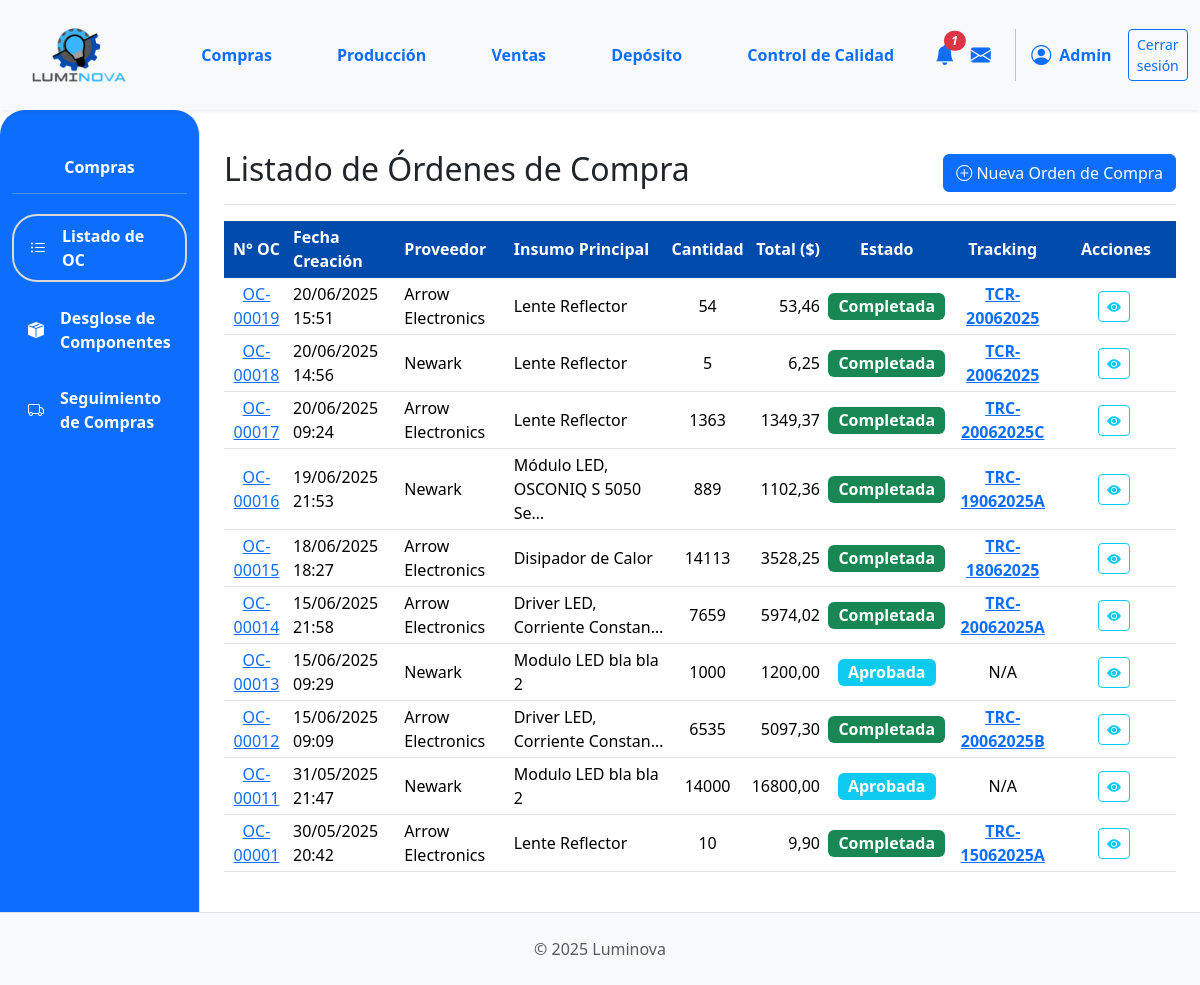
The page /compras/ (signed in) on the database as committed earlier.
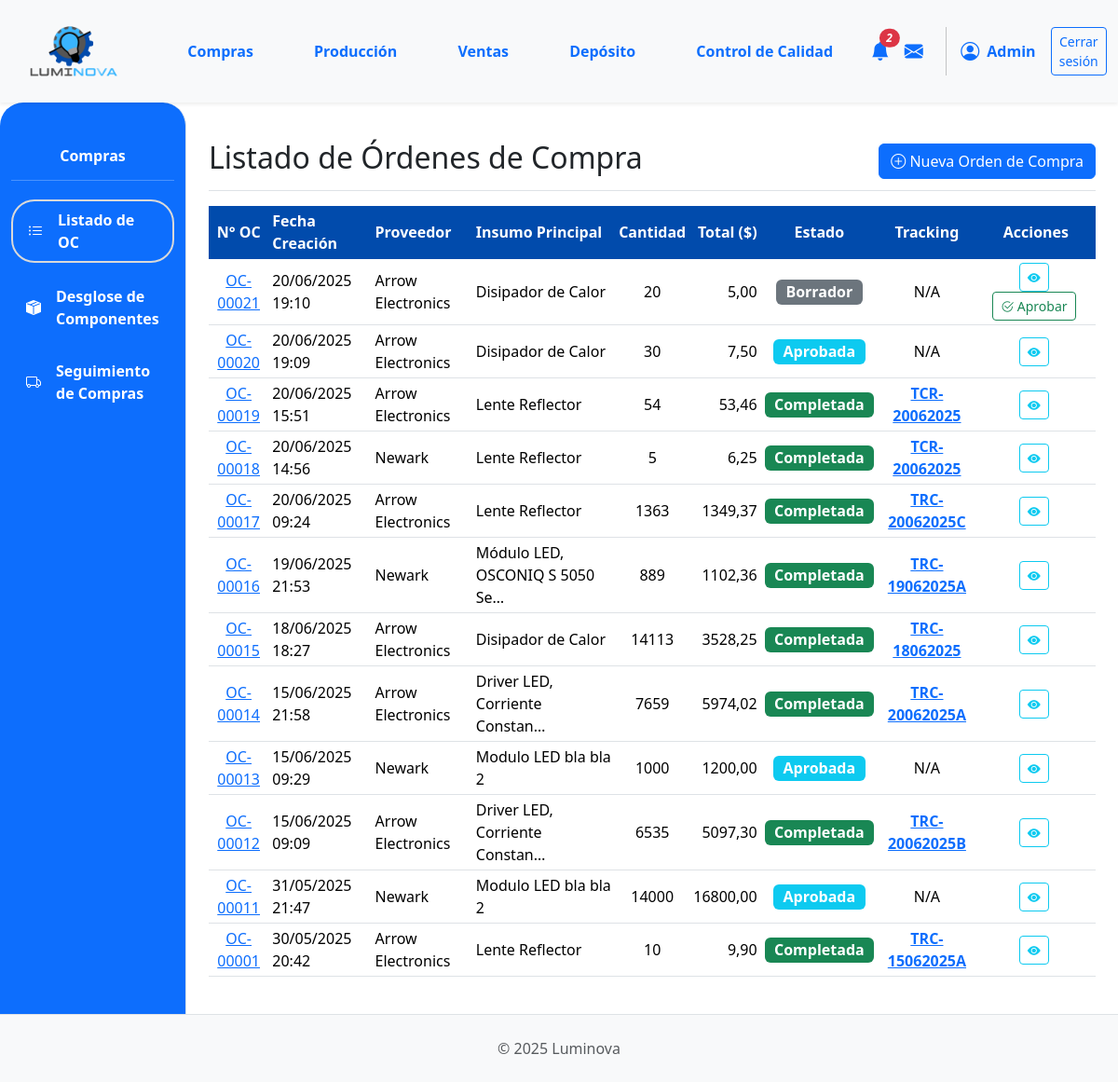
The same page on the database as committed later.
### App_LUMINOVA/models.py (models this page shows, shortened)
class Orden(models.Model):
    TIPO_ORDEN_CHOICES = [
        ("compra", "Orden de Compra"),
    ]
    ESTADO_ORDEN_COMPRA_CHOICES = [
        ("BORRADOR", "Borrador"),
        ("APROBADA", "Aprobada"),
        ("ENVIADA_PROVEEDOR", "Enviada al Proveedor"),
        ("CONFIRMADA_PROVEEDOR", "Confirmada por Proveedor"),
        ("EN_TRANSITO", "En Tránsito"),
        ("RECIBIDA_PARCIAL", "Recibida Parcialmente"),
        ("RECIBIDA_TOTAL", "Recibida Totalmente"),
        ("COMPLETADA", "Completada"),
        ("CANCELADA", "Cancelada"),
    ]
    numero_orden = models.CharField(
        max_length=20, unique=True, verbose_name="N° Orden de Compra"
    )
    tipo = models.CharField(max_length=20, choices=TIPO_ORDEN_CHOICES, default="compra")
    fecha_creacion = models.DateTimeField(default=timezone.now)
    proveedor = models.ForeignKey(
        Proveedor,
        on_delete=models.PROTECT,
        related_name="ordenes_de_compra_a_proveedor",
    )
    estado = models.CharField(
        max_length=30, choices=ESTADO_ORDEN_COMPRA_CHOICES, default="BORRADOR"
    )
    insumo_principal = models.ForeignKey(
        Insumo,
        on_delete=models.SET_NULL,
        null=True,
        blank=True,
        verbose_name="Insumo Principal",
    )
    cantidad_principal = models.PositiveIntegerField(
        null=True, blank=True, verbose_name="Cantidad Insumo Principal"
    )
    precio_unitario_compra = models.DecimalField(
        max_digits=10,
        decimal_places=2,
        null=True,
        blank=True,
        verbose_name="Precio Unit. Compra (de la oferta)",
    )
    total_orden_compra = models.DecimalField(
        max_digits=12, decimal_places=2, default=0.00
    )
    fecha_estimada_entrega = models.DateField(null=True, blank=True)
    numero_tracking = models.CharField(max_length=50, null=True, blank=True)
    notas = models.TextField(blank=True, null=True)

class Proveedor(models.Model):
    nombre = models.CharField(max_length=100, unique=True)
    contacto = models.CharField(max_length=100, blank=True)
    telefono = models.CharField(max_length=25, blank=True)
    email = models.EmailField(blank=True, null=True)

class Insumo(models.Model):
    descripcion = models.CharField(max_length=255)
    categoria = models.ForeignKey(
        CategoriaInsumo, on_delete=models.PROTECT, related_name="insumos"
    )
    fabricante = models.ForeignKey(
        Fabricante,
        on_delete=models.SET_NULL,
        null=True,
        blank=True,
        related_name="insumos_fabricados",
    )
    imagen = models.ImageField(null=True, blank=True, upload_to="insumos/")
    stock = models.IntegerField(default=0)
    cantidad_en_pedido = models.PositiveIntegerField(
    default=0,
    verbose_name="Cantidad en Pedido",
    blank=True,
    null=True
)

### App_LUMINOVA/views.py (the view)
# urls.py: path('compras/', compras_lista_oc_view, name='compras_lista_oc'), # Vista principal de compras
@login_required
def compras_lista_oc_view(request):
    ordenes_compra = Orden.objects.filter(tipo='compra').select_related(
        'proveedor', # Si el campo se llama 'proveedor' en el modelo Orden
        'insumo_principal'     # Si el campo se llama 'insumo' en el modelo Orden
    ).order_by('-fecha_creacion')
    context = {
        'ordenes_list': ordenes_compra, # Nombre genérico para la plantilla
        'titulo_seccion': 'Listado de Órdenes de Compra',
    }
    return render(request, 'compras/compras_lista_oc.html', context)

### App_LUMINOVA/context_processors.py (called while the page is built)
def notificaciones_context(request):
    if not request.user.is_authenticated:
        return {}
    ops_con_problemas_count = Reportes.objects.filter(
        resuelto=False,
        orden_produccion_asociada__isnull=False
    ).values('orden_produccion_asociada_id').distinct().count()
    solicitudes_insumos_count = OrdenProduccion.objects.filter(
        estado_op__nombre__iexact='Insumos Solicitados'
    ).count()
    ocs_para_aprobar_count = Orden.objects.filter(
        tipo='compra',
        estado='BORRADOR'
    ).count()
    total_notificaciones = ops_con_problemas_count + solicitudes_insumos_count + ocs_para_aprobar_count
    return {
        'ops_con_problemas_count': ops_con_problemas_count,
        'solicitudes_insumos_count': solicitudes_insumos_count,
        'ocs_para_aprobar_count': ocs_para_aprobar_count,
        'total_notificaciones': total_notificaciones,
    }

### App_LUMINOVA/templates/compras/compras_lista_oc.html (shortened to what this page needs)
{% extends 'padre.html' %}
{% load static %}
{% load django_bootstrap5 %}
{% block sidebar_content %}
    {% include 'compras/compras_sidebar.html' %}
{% endblock %}
{% block content %}
<div class="d-flex justify-content-between flex-wrap flex-md-nowrap align-items-center pt-3 pb-2 mb-3 border-bottom">
    <h1 class="h2">{{ titulo_seccion }}</h1>
    <div class="btn-toolbar mb-2 mb-md-0">
        <a href="{% url 'App_LUMINOVA:compras_crear_oc' %}" class="btn btn-primary">
            <i class="bi bi-plus-circle"></i> Nueva Orden de Compra
        </a>
    </div>
</div>
<div class="table-responsive mt-3">
    <table class="table table-hover table-sm align-middle">
        <thead class="color-thead">
            <tr>
                <th class="text-center">N° OC</th>
                <th>Fecha Creación</th>
                <th>Proveedor</th>
                <th>Insumo Principal</th>
                <th class="text-center">Cantidad</th>
                <th class="text-end">Total ($)</th>
                <th class="text-center">Estado</th>
                <th class="text-center">Tracking</th>
                <th class="text-center" style="min-width: 120px;">Acciones</th>
            </tr>
        </thead>
        <tbody>
            {% for oc in ordenes_list %}
            <tr>
                <td class="text-center">
                    <a href="{% url 'App_LUMINOVA:compras_detalle_oc' oc.id %}">{{ oc.numero_orden }}</a>
                </td>
                <td>{{ oc.fecha_creacion|date:"d/m/Y H:i" }}</td>
                <td>{{ oc.proveedor.nombre|default_if_none:"N/A" }}</td>
                <td>{{ oc.insumo_principal.descripcion|default_if_none:"N/A"|truncatechars:30 }}</td>
                <td class="text-center">{{ oc.cantidad_principal|default_if_none:"-" }}</td>
                <td class="text-end">{{ oc.total_orden_compra|floatformat:2|default:"0.00" }}</td>
                <td class="text-center">
                    <span class="badge fs-6
                        {% if oc.estado == 'BORRADOR' %}bg-secondary
                        {% elif oc.estado == 'PENDIENTE_APROBACION' %}bg-warning text-dark
                        {% elif oc.estado == 'APROBADA' %}bg-info
                        {% elif oc.estado == 'ENVIADA_PROVEEDOR' %}bg-primary
                        {% elif oc.estado == 'CONFIRMADA_PROVEEDOR' %}bg-primary-subtle text-primary-emphasis border border-primary-subtle
                        {% elif oc.estado == 'EN_TRANSITO' %}bg-info-subtle text-info-emphasis border border-info-subtle
                        {% elif oc.estado == 'RECIBIDA_PARCIAL' %}bg-success-subtle text-success-emphasis border border-success-subtle
                        {% elif oc.estado == 'RECIBIDA_TOTAL' %}bg-success
                        {% elif oc.estado == 'COMPLETADA' %}bg-success
                        {% elif oc.estado == 'CANCELADA' %}bg-dark
                        {% else %}bg-light text-dark{% endif %}">
                        {{ oc.get_estado_display }}
                    </span>
                </td>
                <td class="text-center">
                    {% if oc.numero_tracking %}
                        <a href="{% url 'App_LUMINOVA:compras_tracking_pedido' oc.id %}" class="fw-bold" title="Ver seguimiento de {{ oc.numero_orden }}">
                            {{ oc.numero_tracking }}
                        </a>
                    {% else %}
                        N/A
                    {% endif %}
                </td>
                <td class="text-center">
                    <a href="{% url 'App_LUMINOVA:compras_detalle_oc' oc.id %}" class="btn btn-sm btn-outline-info me-1" title="Ver Detalles de OC {{ oc.numero_orden }}">
                        <i class="bi bi-eye-fill"></i>
                    </a>
                    {% if oc.estado == 'BORRADOR' %}
                        <form method="post" action="{% url 'App_LUMINOVA:compras_aprobar_oc_directamente' oc.id %}" style="display: inline;">
                            <button type="submit" class="btn btn-sm btn-outline-success me-1" title="Aprobar OC {{ oc.numero_orden }}">
                                <i class="bi bi-check2-circle"></i> Aprobar
                            </button>
                        </form>
                    {% endif %}
                </td>
            </tr>
            {% empty %}
            <tr>
                <td colspan="9" class="text-center fst-italic text-muted py-3">
                    No hay órdenes de compra registradas. Puede <a href="{% url 'App_LUMINOVA:compras_crear_oc' %}">crear una nueva</a>.
                </td>
            </tr>
            {% endfor %}
        </tbody>
    </table>
</div>
{% endblock %}

### App_LUMINOVA/templates/padre.html (shortened to what this page needs)
{% load static %}
{% load django_bootstrap5 %}
<!DOCTYPE html>
<html lang="es">
<head>
    {% bootstrap_css %}
    <link rel="stylesheet" href="{% static 'css/custom.css' %}">
    <link rel="stylesheet" href="https://cdn.jsdelivr.net/npm/bootstrap-icons@1.11.3/font/bootstrap-icons.min.css">
</head>
<body>
    <header class="site-header">
        {% include 'shared/header.html' %}
    </header>
    <div class="container-fluid content-area">
        <div class="row">
            {% block sidebar_content %}{% endblock %}
            <main class="col-md-9 ms-sm-auto col-lg-10 px-md-4 py-4 main-column">
                {% block content %}{% endblock %}
            </main>
        </div>
    </div>
    <footer class="site-footer">
        {% include 'shared/footer.html' %}
    </footer>
</body>
</html>

### App_LUMINOVA/templates/shared/header.html (shortened to what this page needs)
{% load static %}
<header>
    <nav class="navbar navbar-expand-lg navbar-light bg-light shadow-sm p-0">
        <div class="container-fluid d-flex align-items-center">
            <div class="col-md-3 col-lg-1">
                <a class="navbar-brand d-flex align-items-center ms-3" href="{% url 'App_LUMINOVA:dashboard' %}">
                    <img src="{% static 'img/logo.png' %}" alt="Luminova Logo" height="100" width="100" class="d-inline-block align-text-top me-2">
                </a>
            </div>
            <div class="collapse navbar-collapse" id="navbarContent" style="padding-left: 5%;">
                <ul class="navbar-nav mb-2 mb-lg-0 d-flex justify-content-around w-100">
                    <li class="nav-item"><a class="nav-link text-primary fw-bold" href="{% url 'App_LUMINOVA:compras_lista_oc' %} ">Compras</a></li>
                    <li class="nav-item"><a class="nav-link text-primary fw-bold" href="{% url 'App_LUMINOVA:produccion_principal' %}">Producción</a></li>
                    <li class="nav-item"><a class="nav-link text-primary fw-bold" href="{% url 'App_LUMINOVA:ventas_lista_ov' %}">Ventas</a></li>
                    <li class="nav-item"><a class="nav-link text-primary fw-bold" href="{% url 'App_LUMINOVA:deposito_view' %}">Depósito</a></li>
                    <li class="nav-item"><a class="nav-link text-primary fw-bold" href="{% url 'App_LUMINOVA:control_calidad_view' %}">Control de Calidad</a></li>
                </ul>
                <div class="navbar-nav ms-auto d-flex flex-row align-items-center">
                    {% if user.is_authenticated %}
                        <div class="nav-item dropdown">
                            <a class="nav-link px-2" href="#" role="button" data-bs-toggle="dropdown" aria-expanded="false" title="Notificaciones">
                                <i class="bi bi-bell-fill fs-5 position-relative text-primary">
                                    {% if total_notificaciones > 0 %}
                                    <span class="position-absolute top-0 start-100 translate-middle badge rounded-pill bg-danger" style="font-size: 0.6em;">{{ total_notificaciones }}</span>
                                    {% endif %}
                                </i>
                            </a>
                        </div>
                        <div class="nav-item">
                             <a class="nav-link px-2" href="#" title="Mensajes"><i class="bi bi-envelope-fill fs-5 text-primary"></i></a>
                        </div>
                        <div class="nav-item d-flex align-items-center">
                             <i class="bi bi-person-circle fs-5 text-primary"></i>
                             <span class="ms-2 fw-bold text-primary">{{ user.first_name|default:user.username|capfirst }}</span>
                        </div>
                        <div class="nav-item ms-3">
                            <a class="btn btn-outline-primary btn-sm" href="{% url 'App_LUMINOVA:logout' %}">Cerrar sesión</a>
                        </div>
                    {% endif %}
                </div>
            </div>
        </div>
    </nav>
</header>

### App_LUMINOVA/templates/compras/compras_sidebar.html
{% load static %}
{% url 'App_LUMINOVA:compras_lista_oc' as url_compras_lista_oc %}
{% url 'App_LUMINOVA:compras_desglose' as url_compras_desglose %}
{% url 'App_LUMINOVA:compras_seguimiento' as url_compras_seguimiento %}
<nav id="sidebarMenu" class="col-md-3 col-lg-2 d-md-block bg-primary sidebar collapse border-end vh-100" style="border-top-left-radius: 25px; border-top-right-radius: 25px;">
    <div class="position-sticky pt-4">
        <h6 class="sidebar-heading d-flex justify-content-center align-items-center px-3 mt-4 mb-1 text-white fw-bold">
            <span>Compras</span>
        </h6>
        <hr class="text-white">
        <ul class="nav flex-column">
            <li class="nav-item">
                <a class="nav-link text-white fw-bold custom-active-button d-flex align-items-center {% if request.path == url_compras_lista_oc %}active{% endif %}" href="{{ url_compras_lista_oc }}">
                    <i class="bi bi-list-ul me-2"></i> <span class="ms-2">Listado de OC</span>
                </a>
            </li>
            <li class="nav-item mt-2">
                <a class="nav-link text-white fw-bold custom-active-button d-flex align-items-center {% if request.path == url_compras_desglose %}active{% endif %}" href="{{ url_compras_desglose }}">
                    <i class="bi bi-box-seam-fill"></i> <span class="ms-2">Desglose de Componentes</span>
                </a>
            </li>
            <li class="nav-item mt-2">
                <a class="nav-link text-white fw-bold custom-active-button d-flex align-items-center {% if request.path == url_compras_seguimiento %}active{% endif %}" href="{{ url_compras_seguimiento }}">
                    <i class="bi bi-truck me-2"></i> <span class="ms-2">Seguimiento de Compras</span>
                </a>
            </li>
            </ul>
    </div>
</nav>

### App_LUMINOVA/templates/shared/footer.html
<footer class="text-center py-4 border-top bg-light">
    <div class="container">
    <span class="text-muted">&copy; 2025 Luminova</span>
    </div>
</footer>

### App_LUMINOVA/static/css/custom.css (style rules this page uses)
html, body { height: 100%; margin: 0; }
body { display: flex; flex-direction: column; min-height: 100vh; }
header.site-header { flex-shrink: 0; }
.content-area { flex-grow: 1; display: flex; overflow: hidden; }
.content-area>.row { flex-grow: 1; }
#sidebarMenu { align-self: stretch; overflow-y: auto; display: flex; flex-direction: column; }
#sidebarMenu .position-sticky { flex-grow: 1; }
main.main-column { flex-grow: 1; overflow-y: auto; height: 100%; }
footer.site-footer { flex-shrink: 0; }
nav.sidebar .nav-link.custom-active-button.active { border: 2px solid #D9D9D9 !important; border-radius: 25px !important; display: block; padding: 0.5rem 1rem; margin: 0.25rem 0; }
.sidebar .nav-link.custom-active-button { display: block; padding: 0.5rem 1rem; margin: 0.25rem 0; border-radius: 25px; }
.sidebar .nav-link i { margin-right: 0.5rem; }
.table > thead.color-thead { --bs-table-color: white; background-color: #014BAC !important; color: white !important; border-color: #014BAC !important; }
.table > thead.color-thead > tr > th { color: inherit !important; vertical-align: middle !important; }

### App_LUMINOVA/templates/compras/compras_lista_oc.html (style rules this page uses)
.color-thead th { background-color: #014BAC !important; color: white !important; vertical-align: middle; }

Rows that differ between the two databases and show on the page:
added Orden: numero_orden "OC-00021", fecha_creacion "20/06/2025 19:10", proveedor.nombre "Arrow Electronics", insumo_principal.descripcion "Disipador de Calor", cantidad_principal "20", total_orden_compra "5,00", estado "Borrador", shows "N/A"
added Orden: numero_orden "OC-00020", fecha_creacion "20/06/2025 19:09", proveedor.nombre "Arrow Electronics", insumo_principal.descripcion "Disipador de Calor", cantidad_principal "30", total_orden_compra "7,50", estado "Aprobada", shows "N/A"
Other text that changed with them:
{{ total_notificaciones }}: "1" → "2"
